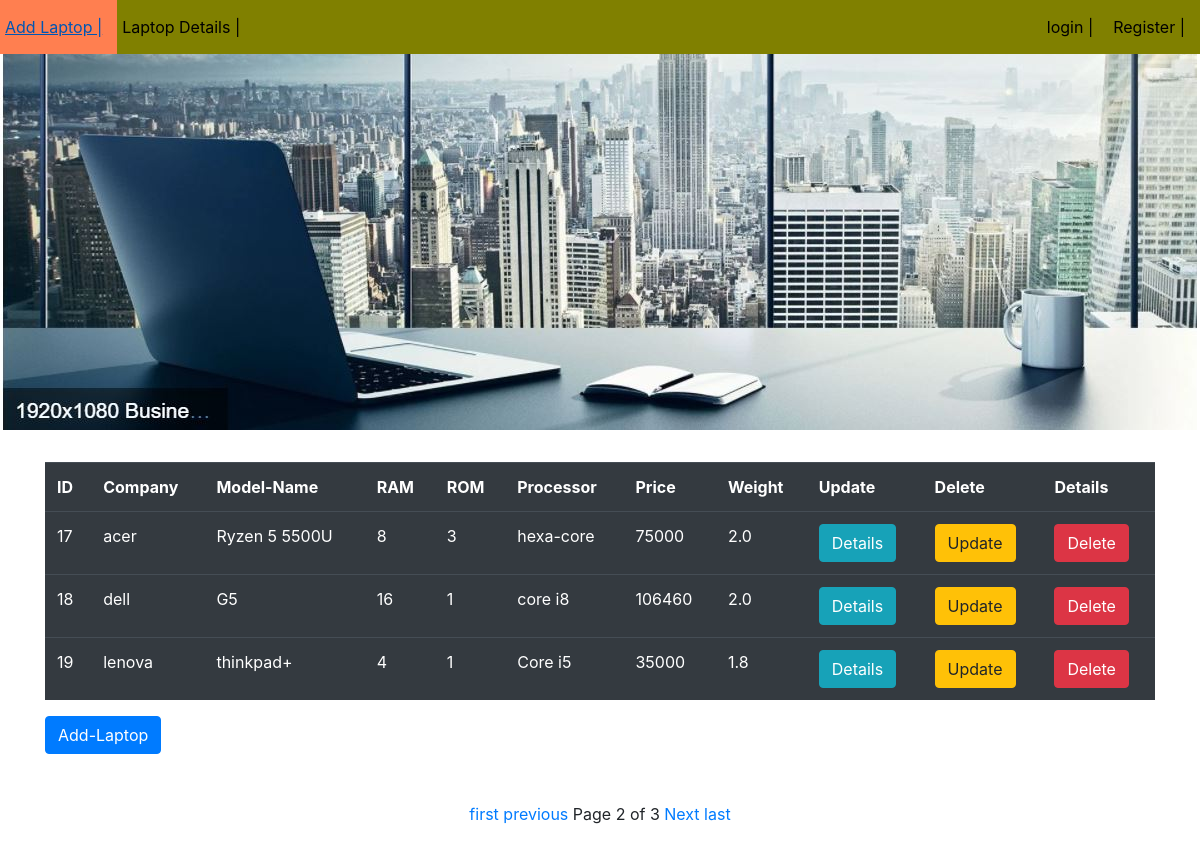
The page /fa/showlaptop/?page=2 on the database its author committed.
### FirstApp/models.py (models this page shows, shortened)
class Laptop(models.Model):
    company = models.CharField(max_length=50)
    model_name = models.CharField(max_length=50)
    ram = models.IntegerField()
    rom = models.IntegerField()
    processor = models.CharField(max_length=30)
    price = models.IntegerField()
    weigth = models.FloatField()
    picture = models.ImageField(upload_to='images',default='')
    document = models.FileField(upload_to='files',default='')

### FirstApp/views.py (the view)
# urls.py: path('showlaptop/',views.showLaptopView,name='show'),
def showLaptopView(request):
    lap_object = Laptop.objects.all()
    paginator = Paginator(lap_object,3)
    page_number = request.GET.get('page')
    page_obj = paginator.get_page(page_number)
    template_name = 'FirstApp/showlaptop.html'
    context = {'page_obj':page_obj}
    return render(request, template_name, context)

### templates/FirstApp/showlaptop.html (shortened to what this page needs)
{% extends 'layout.html' %}
{% block content %}
<div class="container">
    <table class="table table-dark">
        <tr>
            <th>ID</th>
            <th>Company</th>
            <th>Model-Name</th>
            <th>RAM</th>
            <th>ROM</th>
            <th>Processor</th>
            <th>Price</th>
            <th>Weight</th>
            <th>Update</th>
            <th>Delete</th>
            <th>Details</th>
        </tr>
        {% for lap in page_obj %}
            <tr>
                <td>{{lap.id}}</td>
                <td>{{lap.company}}</td>
                <td>{{lap.model_name}}</td>
                <td>{{lap.ram}}</td>
                <td>{{lap.rom}}</td>
                <td>{{lap.processor}}</td>
                <td>{{lap.price}}</td>
                <td>{{lap.weigth}}</td>
                <td><a href="{% url 'details' lap.id %}"><button class="btn btn-info">Details</button></a></td>
                <td><a href="{% url 'update' lap.id %}"><button class="btn btn-warning">Update</button></a></td>
                <td><a href="{% url 'delete' lap.id %}"><button class="btn btn-danger">Delete</button></a></td>
            </tr>
        {% endfor %}
    </table>
    <a href="{% url 'add' %}"><button class="btn btn-primary">Add-Laptop</button></a>
</div>
<br><br>
<div class="pagination">
    <span class="step-links" style="margin:auto">
        {% if page_obj.has_previous %}
            <a href="?page=1">first</a>
            <a href="?page={{page_obj.previous_page_number}}">previous</a>
        {% endif %}
            <span class="current">Page {{page_obj.number}} of {{page_obj.paginator.num_pages}}</span>
        {% if page_obj.has_next %}
            <a href="?page={{page_obj.next_page_number}}">Next</a>
            <a href="?page={{page_obj.paginator.num_pages}}">last</a>
        {% endif %}
    </span>
</div>
<br><br>
{% endblock %}

### static/FirstApp/style.css (style rules this page uses)
body { background-image: url("Capture_1.JPG"); background-repeat: no-repeat; }

### rows shown on the page
Laptop: id "17", company "acer", model_name "Ryzen 5 5500U", ram "8", rom "3", processor "hexa-core", price "75000", weigth "2.0"
Laptop: id "18", company "dell", model_name "G5", ram "16", rom "1", processor "core i8", price "106460", weigth "2.0"
Laptop: id "19", company "lenova", model_name "thinkpad+", ram "4", rom "1", processor "Core i5", price "35000", weigth "1.8"

### other values the page prints
{{ page_obj.number }} "2"
{{ page_obj.paginator.num_pages }} "3"
